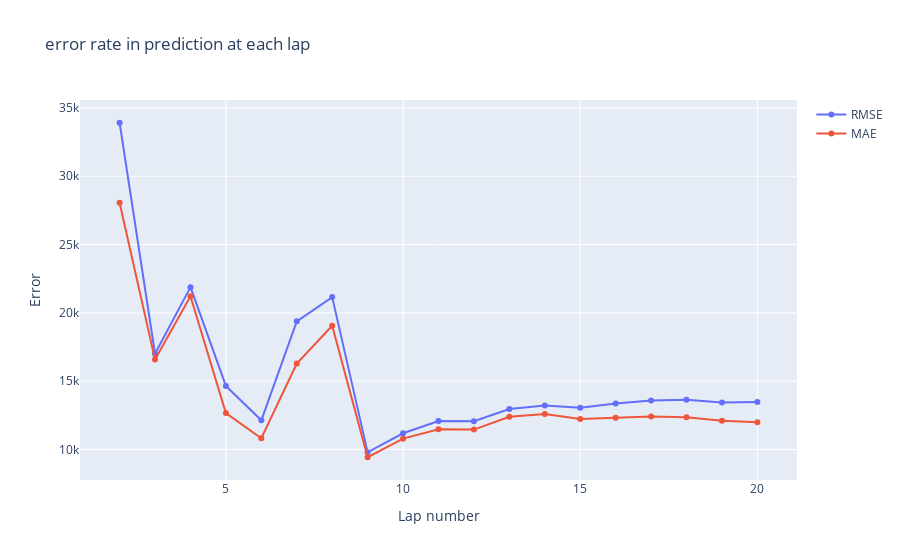

The notebook cell saved with this chart:
### Code cell
fig = go.Figure()

fig.add_trace(
        go.Scatter(
            x=rmse_mae_mape_df["current_lap"],
            y=rmse_mae_mape_df["RMSE"],
            mode="lines+markers",
            name=f"RMSE",
        )
    )

fig.add_trace(
        go.Scatter(
            x=rmse_mae_mape_df["current_lap"],
            y=rmse_mae_mape_df["MAE"],
            mode="lines+markers",
            name=f"MAE",
        )
    )


fig.update_layout(
        title="error rate in prediction at each lap",
        xaxis_title="Lap number",
        yaxis_title="Error",
    )

### Figure 1 — Plotly figure (JSON) as saved in the notebook; plotly's stock layout.template omitted (floating-point values rounded to 4 significant figures)
{"data": [{"mode": "lines+markers", "name": "RMSE", "type": "scatter", "x": [2, 3, 4, 5, 6, 7, 8, 9, 10, 11, 12, 13, 14, 15, 16, 17, 18, 19, 20], "y": [33910.0, 17010.0, 21880.0, 14660.0, 12140.0, 19380.0, 21160.0, 9797.0, 11190.0, 12090.0, 12080.0, 12960.0, 13220.0, 13050.0, 13370.0, 13600.0, 13640.0, 13450.0, 13480.0]}, {"mode": "lines+markers", "name": "MAE", "type": "scatter", "x": [2, 3, 4, 5, 6, 7, 8, 9, 10, 11, 12, 13, 14, 15, 16, 17, 18, 19, 20], "y": [28060.0, 16580.0, 21220.0, 12670.0, 10830.0, 16300.0, 19060.0, 9438.0, 10800.0, 11480.0, 11460.0, 12390.0, 12610.0, 12230.0, 12340.0, 12420.0, 12360.0, 12110.0, 12000.0]}], "layout": {"title": {"text": "error rate in prediction at each lap"}, "xaxis": {"title": {"text": "Lap number"}}, "yaxis": {"title": {"text": "Error"}}}}
